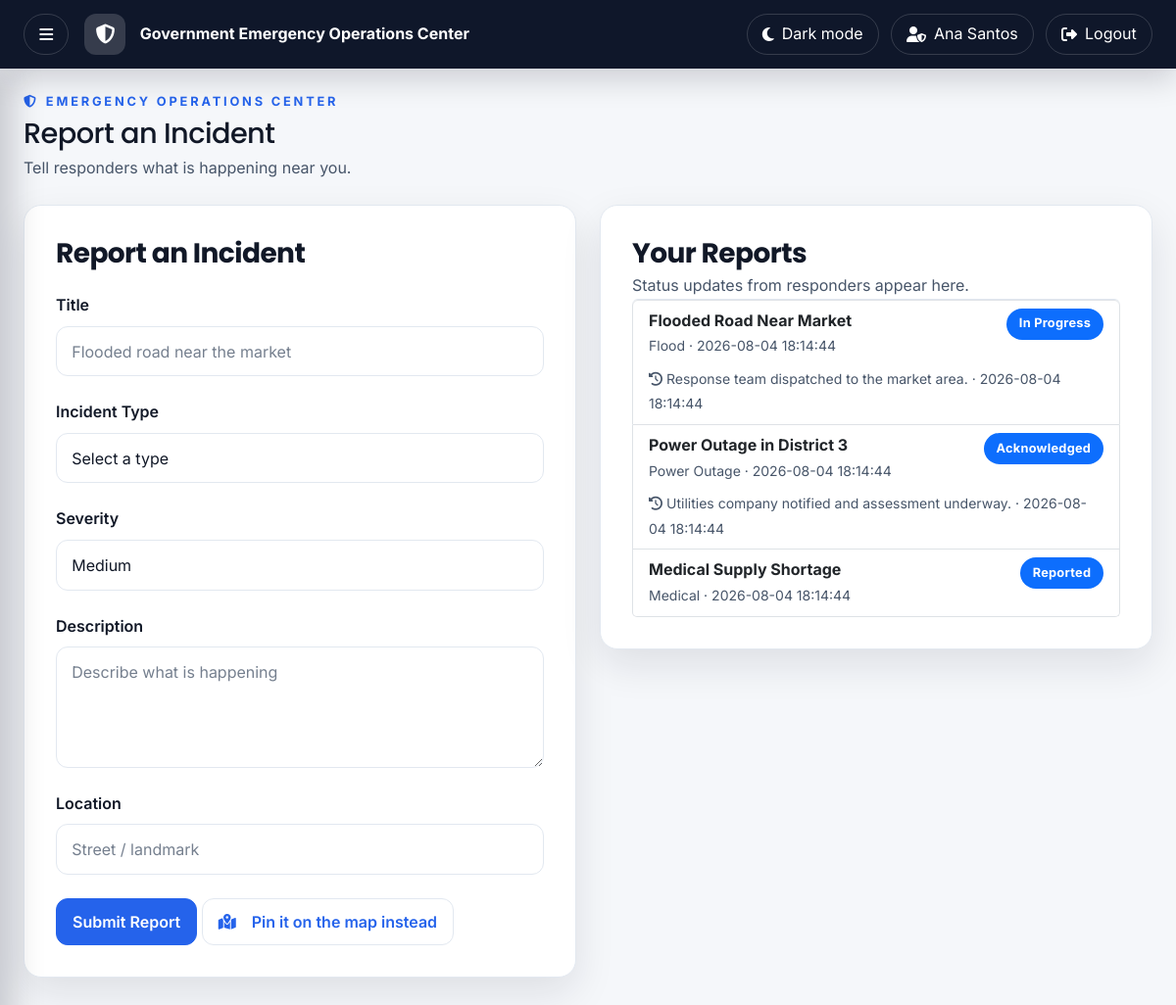
/citizen/report.php (signed in), run on the app's committed database.
### tables this page shows
CREATE TABLE disaster_incidents (
    id INT AUTO_INCREMENT PRIMARY KEY,
    title VARCHAR(150) NOT NULL,
    description TEXT NOT NULL,
    incident_type VARCHAR(50) NOT NULL,
    severity VARCHAR(20) NOT NULL DEFAULT 'medium',
    priority VARCHAR(20) NOT NULL DEFAULT 'medium',
    latitude DECIMAL(10,8) DEFAULT NULL,
    longitude DECIMAL(11,8) DEFAULT NULL,
    address VARCHAR(255) DEFAULT NULL,
    status VARCHAR(20) NOT NULL DEFAULT 'reported',
    reported_by INT NOT NULL,
    assigned_to INT DEFAULT NULL,
    created_at TIMESTAMP DEFAULT CURRENT_TIMESTAMP,
    updated_at TIMESTAMP DEFAULT CURRENT_TIMESTAMP ON UPDATE CURRENT_TIMESTAMP,
    FOREIGN KEY (reported_by) REFERENCES users(id) ON DELETE CASCADE,
    FOREIGN KEY (assigned_to) REFERENCES users(id) ON DELETE SET NULL,
    INDEX idx_incidents_status (status),
    INDEX idx_incidents_severity (severity),
    INDEX idx_incidents_type (incident_type)
);

CREATE TABLE incident_updates (
    id INT AUTO_INCREMENT PRIMARY KEY,
    incident_id INT NOT NULL,
    update_text TEXT NOT NULL,
    status VARCHAR(20) NOT NULL DEFAULT 'active',
    created_at TIMESTAMP DEFAULT CURRENT_TIMESTAMP,
    updated_at TIMESTAMP DEFAULT CURRENT_TIMESTAMP ON UPDATE CURRENT_TIMESTAMP,
    FOREIGN KEY (incident_id) REFERENCES disaster_incidents(id) ON DELETE CASCADE,
    INDEX idx_incident_updates_status (status)
);

### includes/incidents.php (called while the page is built, shortened)
<?php
function fetchIncidents(PDO $pdo, array $filters = []): array
{
    $sql = 'SELECT i.id, i.title, i.description, i.incident_type, i.severity, i.priority, i.status,
                   i.latitude, i.longitude, i.address, i.created_at, i.updated_at,
                   i.reported_by, i.assigned_to,
                   u.full_name AS reporter, a.full_name AS assigned_responder
            FROM disaster_incidents i
            LEFT JOIN users u ON u.id = i.reported_by
            LEFT JOIN users a ON a.id = i.assigned_to';
    $where = [];
    $params = [];
    if (!empty($filters['reported_by'])) {
        $where[] = 'i.reported_by = ?';
        $params[] = $filters['reported_by'];
    }
    if ($where) {
        $sql .= ' WHERE ' . implode(' AND ', $where);
    }
    $sql .= ' ORDER BY i.created_at DESC';
    if (!empty($filters['limit'])) {
        $sql .= ' LIMIT ' . (int) $filters['limit'];
    }
    $stmt = $pdo->prepare($sql);
    $stmt->execute($params);
    return $stmt->fetchAll();
}
function fetchIncidentUpdates(PDO $pdo, int $incidentId): array
{
    $stmt = $pdo->prepare('SELECT update_text, status, created_at FROM incident_updates WHERE incident_id = ? ORDER BY created_at DESC, id DESC');
    $stmt->execute([$incidentId]);
    return $stmt->fetchAll();
}

### citizen/report.php (the view, shortened to what this page needs)
<?php
require_once __DIR__ . '/../config/dbconnection.php';
require_once __DIR__ . '/../includes/incidents.php';
$userId = (int) ($_SESSION['user_id'] ?? 0);
$submitted = [
    'title' => '',
    'incident_type' => '',
    'severity' => 'medium',
    'description' => '',
    'address' => '',
];
$myReports = fetchIncidents($pdo, ['reported_by' => $userId, 'limit' => 10]);
$pageTitle = 'Report an Incident';
$pageSubtitle = 'Tell responders what is happening near you.';
include_once __DIR__ . '/../includes/header.php';
?>
<div class="row g-4">
    <div class="col-lg-6">
        <div class="card p-4">
            <h3 class="fw-bold mb-3">Report an Incident</h3>
            <form method="post">
                <div class="mb-3">
                    <label class="form-label" for="title">Title</label>
                    <input class="form-control" id="title" name="title" value="<?php echo htmlspecialchars($submitted['title']); ?>" placeholder="Flooded road near the market" required>
                </div>
                <div class="mb-3">
                    <label class="form-label" for="incident_type">Incident Type</label>
                    <select class="form-select" id="incident_type" name="incident_type" required>
                        <option value="">Select a type</option>
                    </select>
                </div>
                <div class="mb-3">
                    <label class="form-label" for="severity">Severity</label>
                    <select class="form-select" id="severity" name="severity">
                        <?php foreach (INCIDENT_SEVERITIES as $level): ?>
                            <option value="<?php echo $level; ?>" <?php echo $submitted['severity'] === $level ? 'selected' : ''; ?>><?php echo ucfirst($level); ?></option>
                        <?php endforeach; ?>
                    </select>
                </div>
                <div class="mb-3">
                    <label class="form-label" for="description">Description</label>
                    <textarea class="form-control" id="description" name="description" rows="4" placeholder="Describe what is happening" required><?php echo htmlspecialchars($submitted['description']); ?></textarea>
                </div>
                <div class="mb-3">
                    <label class="form-label" for="address">Location</label>
                    <input class="form-control" id="address" name="address" value="<?php echo htmlspecialchars($submitted['address']); ?>" placeholder="Street / landmark">
                </div>
                <button class="btn btn-primary" type="submit">Submit Report</button>
                <a class="btn btn-outline-primary" href="<?php echo BASE_URL; ?>/modules/incidents/map.php"><i class="fa-solid fa-map-location-dot me-2"></i>Pin it on the map instead</a>
            </form>
        </div>
    </div>
    <div class="col-lg-6">
        <div class="card p-4">
            <h3 class="fw-bold mb-1">Your Reports</h3>
            <p class="text-muted">Status updates from responders appear here.</p>
            <ul class="list-group">
                <?php if ($myReports): foreach ($myReports as $report): ?>
                    <li class="list-group-item">
                        <div class="d-flex justify-content-between align-items-start gap-2">
                            <div>
                                <strong><?php echo htmlspecialchars($report['title']); ?></strong>
                                <div class="text-muted"><small><?php echo htmlspecialchars($report['incident_type']); ?> &middot; <?php echo htmlspecialchars($report['created_at']); ?></small></div>
                            </div>
                            <span class="badge bg-primary"><?php echo htmlspecialchars(str_replace('_', ' ', $report['status'])); ?></span>
                        </div>
                        <?php $updates = fetchIncidentUpdates($pdo, (int) $report['id']); ?>
                        <?php if ($updates): ?>
                            <div class="mt-2 text-muted">
                                <?php foreach (array_slice($updates, 0, 4) as $update): ?>
                                    <div><small><i class="fa-solid fa-clock-rotate-left me-1"></i><?php echo htmlspecialchars($update['update_text']); ?> &middot; <?php echo htmlspecialchars($update['created_at']); ?></small></div>
                                <?php endforeach; ?>
                            </div>
                        <?php endif; ?>
                    </li>
                <?php endforeach; else: ?>
                    <li class="list-group-item text-muted">You have not reported anything yet.</li>
                <?php endif; ?>
            </ul>
        </div>
    </div>
</div>
<?php include_once __DIR__ . '/../includes/footer.php'; ?>

### includes/header.php (shortened to what this page needs)
<!DOCTYPE html>
<html lang="en">
<head>
    <link href="https://cdn.jsdelivr.net/npm/bootstrap@5.3.3/dist/css/bootstrap.min.css" rel="stylesheet">
    <link rel="stylesheet" href="https://cdnjs.cloudflare.com/ajax/libs/font-awesome/6.5.2/css/all.min.css">
    <link rel="stylesheet" href="https://unpkg.com/leaflet@1.9.4/dist/leaflet.css" />
    <link rel="stylesheet" href="<?php echo BASE_URL; ?>/assets/css/style.css">
</head>
<body data-role="<?php echo htmlspecialchars($_SESSION['role'] ?? 'citizen'); ?>" data-base-url="<?php echo htmlspecialchars(BASE_URL); ?>">
<div class="app-shell">
    <?php include_once __DIR__ . '/navbar.php'; ?>
    <div class="app-main">
        <div class="content-area">
            <div class="content-scroll">
                <main class="main-content" id="mainContent">
                <?php if (!empty($pageTitle) && empty($skipPageHeader)): ?>
                    <div class="page-header">
                        <div class="page-title-group">
                            <div class="eyebrow"><i class="fa-solid fa-shield-halved"></i> Emergency Operations Center</div>
                            <h1 class="page-title"><?php echo htmlspecialchars($pageTitle); ?></h1>
                            <?php if (!empty($pageSubtitle)): ?>
                                <p class="page-subtitle"><?php echo htmlspecialchars($pageSubtitle); ?></p>
                            <?php endif; ?>
                        </div>
                    </div>
                <?php endif; ?>

### includes/navbar.php (shortened to what this page needs)
<?php
$displayName = $_SESSION['full_name'] ?? 'Guest';
?>
<nav class="navbar" aria-label="Top navigation">
    <div class="navbar-inner">
        <div class="d-flex align-items-center gap-2">
            <button class="nav-control sidebar-toggle" id="sidebarToggle" type="button" aria-expanded="false" aria-controls="sidebarMenu">
                <i class="fa-solid fa-bars"></i>
            </button>
            <a class="navbar-brand" href="<?php echo BASE_URL; ?>/index.php">
                <span class="brand-badge"><i class="fa-solid fa-shield-halved"></i></span>
                <span class="brand-title">Government Emergency Operations Center</span>
            </a>
        </div>
        <div class="navbar-actions">
            <button class="nav-action" id="themeToggle" type="button">
                <i class="fa-solid fa-moon me-2"></i><span>Dark mode</span>
            </button>
            <?php if (!empty($_SESSION['user_id'])): ?>
                <span class="nav-action"><i class="fa-solid fa-user-shield me-2"></i><?php echo htmlspecialchars($displayName); ?></span>
                <a class="nav-action" href="<?php echo BASE_URL; ?>/auth/logout.php"><i class="fa-solid fa-right-from-bracket me-2"></i><span>Logout</span></a>
            <?php else: ?>
                <a class="nav-action" href="<?php echo BASE_URL; ?>/auth/login.php"><i class="fa-solid fa-right-to-bracket me-2"></i><span>Login</span></a>
            <?php endif; ?>
        </div>
    </div>
</nav>

### includes/footer.php (shortened to what this page needs)
                </main>
            </div>
        </div>
    </div>
</div>
</body>
</html>

### assets/css/layout.css (style rules this page uses)
:root { --background: #f5f7fa; --surface: #ffffff; --surface-muted: #f8fafc; --surface-strong: #eef2ff; --text: #111827; --text-secondary: #475569; --border: #e2e8f0; --navbar: #0f172a; --sidebar: #111827; --primary: #2563eb; --success: #16a34a; --danger: #dc2626; --warning: #f59e0b; --info: #0ea5e9; --shadow: 0 16px 40px rgba(15, 23, 42, 0.10); --shadow-strong: 0 24px 56px rgba(15, 23, 42, 0.16); --radius-lg: 18px; --radius-md: 12px; --radius-sm: 10px; --navbar-height: 70px; --sidebar-width: 280px; --sidebar-collapsed-width: 90px; --spacing-1: 8px; --spacing-2: 16px; --spacing-3: 24px; --spacing-4: 32px; --spacing-5: 48px; --font-sans: 'Inter', 'Segoe UI', Roboto, sans-serif; --font-display: 'Poppins', 'Segoe UI', sans-serif; }
* { box-sizing: border-box; }
html { scroll-behavior: smooth; }
body { margin: 0; min-height: 100vh; font-family: var(--font-sans); background: var(--background); color: var(--text); line-height: 1.6; overflow: hidden; transition: background 0.25s ease, color 0.25s ease; }
a { color: inherit; text-decoration: none; }
button, input, select, textarea { font: inherit; }
h1, h2, h3, h4, h5, h6 { margin: 0; font-family: var(--font-display); color: var(--text); letter-spacing: -0.02em; }
p { margin: 0; }
.app-shell { min-height: 100vh; display: flex; flex-direction: column; }
.navbar { position: fixed; inset: 0 0 auto 0; height: var(--navbar-height); z-index: 1100; display: flex; align-items: center; background: var(--navbar); color: white; box-shadow: 0 12px 30px rgba(2, 6, 23, 0.16); }
.navbar-inner { width: 100%; display: flex; align-items: center; justify-content: space-between; gap: var(--spacing-2); padding: 0 var(--spacing-3); }
.navbar-brand { display: inline-flex; align-items: center; gap: 0.9rem; font-weight: 700; color: white; }
.brand-badge { display: inline-flex; align-items: center; justify-content: center; width: 42px; height: 42px; border-radius: 12px; background: rgba(255, 255, 255, 0.16); }
.brand-title { font-size: 1rem; line-height: 1.2; }
.navbar-actions { display: flex; align-items: center; gap: 0.75rem; }
.nav-control, .nav-action { display: inline-flex; align-items: center; justify-content: center; min-height: 42px; padding: 0 0.95rem; border-radius: 999px; border: 1px solid rgba(255, 255, 255, 0.16); background: transparent; color: white; cursor: pointer; transition: transform 0.2s ease, background 0.2s ease; }
.app-main { display: flex; height: calc(100vh - var(--navbar-height)); height: calc(100dvh - var(--navbar-height)); margin-top: var(--navbar-height); overflow: hidden; }
.content-area { flex: 1; min-width: 0; min-height: 0; display: flex; flex-direction: column; background: var(--background); }
.content-scroll { flex: 1; min-height: 0; overflow-y: auto; overscroll-behavior: contain; }
.main-content { display: flex; flex-direction: column; gap: var(--spacing-3); padding: var(--spacing-3); min-height: 100%; }
.page-header { display: flex; align-items: flex-start; justify-content: space-between; gap: var(--spacing-3); }
.page-title-group { display: flex; flex-direction: column; gap: 0.4rem; }
.page-title { font-size: clamp(1.6rem, 2.4vw, 2rem); line-height: 1.1; }
.page-subtitle { color: var(--text-secondary); font-size: 1rem; max-width: 720px; }
.eyebrow { display: inline-flex; align-items: center; gap: 0.45rem; font-size: 0.8rem; font-weight: 700; letter-spacing: 0.22em; text-transform: uppercase; color: var(--primary); }

### assets/css/components.css (style rules this page uses)
.card { background: var(--surface); border: 1px solid var(--border); border-radius: var(--radius-lg); box-shadow: var(--shadow); padding: var(--spacing-3); transition: transform 0.2s ease, box-shadow 0.2s ease, border-color 0.2s ease; }
.badge { display: inline-flex; align-items: center; justify-content: center; min-height: 32px; padding: 0.35rem 0.8rem; border-radius: 999px; font-weight: 700; font-size: 0.8rem; letter-spacing: 0.02em; }
.badge { text-transform: capitalize; white-space: nowrap; }
.btn { display: inline-flex; align-items: center; justify-content: center; gap: 0.5rem; min-height: 44px; padding: 0.7rem 1rem; border-radius: 12px; border: 1px solid transparent; font-weight: 600; transition: transform 0.2s ease, box-shadow 0.2s ease, background 0.2s ease; }
.btn-primary { background: var(--primary); color: white; border-color: var(--primary); }
.btn-outline-primary { border-color: var(--border); color: var(--primary); background: var(--surface); }

### data on the page
disaster_incidents: title "Flooded Road Near Market", incident_type "Flood", created_at "2026-08-04 18:14:44", status "In Progress"
incident_updates: update_text "Response team dispatched to the market area.", created_at "2026-08-04 18:14:44"
disaster_incidents: title "Power Outage in District 3", incident_type "Power Outage", created_at "2026-08-04 18:14:44", status "Acknowledged"
incident_updates: update_text "Utilities company notified and assessment underway.", created_at "2026-08-04 18:14:44"
disaster_incidents: title "Medical Supply Shortage", incident_type "Medical", created_at "2026-08-04 18:14:44", status "Reported"

### other printed values
$displayName "Ana Santos"
$pageTitle "Report an Incident"
$pageSubtitle "Tell responders what is happening near you."
form field severity "Medium"
